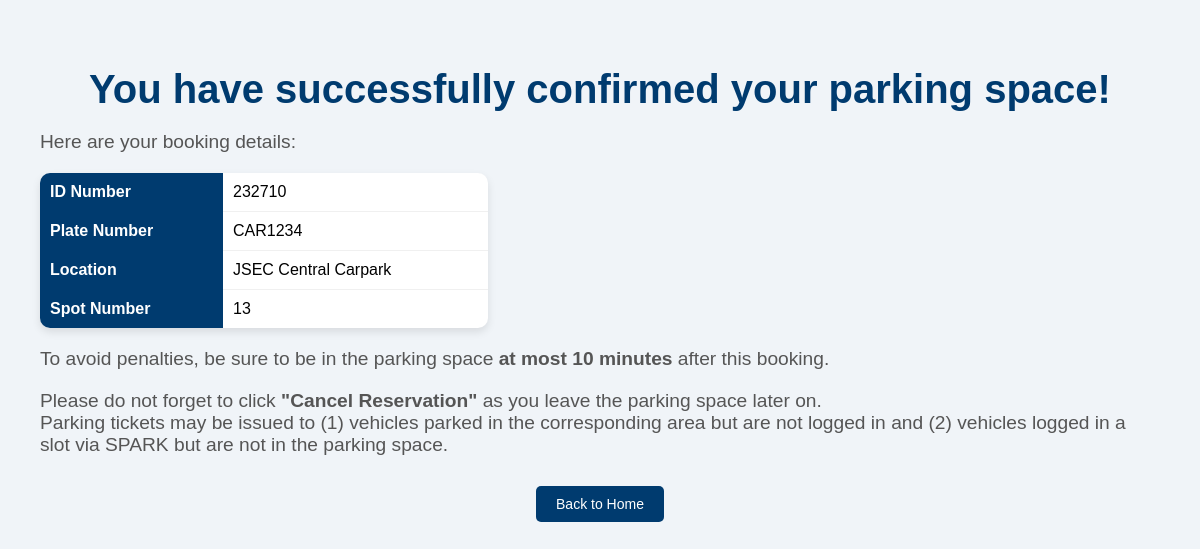
Screenshot of /thank_you_reservation/103/ with the database file from the repository.
### parking/models.py (models this page shows, shortened)
class Reservation(models.Model):
    plate_number = models.CharField(max_length=20)
    id_number = models.CharField(max_length=20, default='DEFAULT_ID')
    spot = models.OneToOneField(Spot, on_delete=models.CASCADE)
    date_reserved = models.DateTimeField(default=timezone.now)

class Spot(models.Model):
    number = models.CharField(max_length=10)
    is_available = models.BooleanField(default=True)
    location = models.ForeignKey(Location, on_delete=models.CASCADE)

class Location(models.Model):
    name = models.CharField(max_length=100)
    capacity = models.IntegerField(default=50)

### parking/views.py (the view)
# urls.py: path('thank_you_reservation/<int:reservation_id>/', views.thank_you_reservation, name='thank_you_reservation'),
def thank_you_reservation(request, reservation_id):
    reservation = get_object_or_404(Reservation, id=reservation_id)
    return render(request, 'parking/thank_you_reservation.html', {'reservation': reservation})

### parking/templates/parking/thank_you_reservation.html (shortened to what this page needs)
<!DOCTYPE html>
<html lang="en">
<head>
</head>
<body>
    <div class = 'container'>
        <h1>You have successfully confirmed your parking space!</h1>
        <p>Here are your booking details:</p>
        <table>
            <tr>
                <th>ID Number</th>
                <td>{{ reservation.id_number }}</td>
            </tr>
            <tr>
                <th>Plate Number</th>
                <td>{{ reservation.plate_number }}</td>
            </tr>
            <tr>
                <th>Location</th>
                <td>{{ reservation.spot.location.name }}</td>
            </tr>
            <tr>
                <th>Spot Number</th>
                <td>{{ reservation.spot.number }}</td>
            </tr>
        </table>
        <p> To avoid penalties, be sure to be in the parking space <b> at most 10 minutes </b> after this booking. </p>
            <p> Please do not forget to click <b> "Cancel Reservation" </b> as you leave the parking space later on. <br>
            Parking tickets may be issued to (1) vehicles parked in the corresponding area but are not logged in and (2) vehicles logged in a slot via SPARK but are not in the parking space.
        </p>
        <div class = 'centerbutton'>
        <button class ='button' type="button" onclick="window.location.href='{% url 'home' %}'">Back to Home</button>
        </div>
</body>
</html>

### parking/templates/parking/thank_you_reservation.html (style rules this page uses)
body { font-family: Arial, Helvetica, sans-serif; background-color: #f0f4f8; margin: 20px; padding: 0; }
h1 { color: #003b6f; font-size: 2.5em; margin-bottom: 10px; text-align: center }
p { color: #555; font-size: 1.2em; margin-bottom: 20px; }
.container { max-width: 1200px; margin: 0 auto; padding: 20px; text-align: left; }
table { width: 40%; border-collapse: collapse; margin-bottom: 20px; background-color: #fff; border-radius: 10px; overflow: hidden; box-shadow: 0 4px 8px rgba(0, 0, 0, 0.1); }
th, td { padding: 10px; text-align: left; }
th { background-color: #003b6f; color: white; }
td { border-bottom: 1px solid #f0f0f0; }
tr:last-child td { border-bottom: none; }
.button { background-color: #003b6f; color: white; padding: 10px 20px; text-align: center; text-decoration: none; display: flex; font-size: 14px; margin: 10px 0; cursor: pointer; border-radius: 5px; border: none; transition: background-color 0.3s ease; }
.centerbutton { display:flex; justify-content: center; align-items: center; }

### rows the page displays
Reservation: id_number "232710", plate_number "CAR1234", spot.location.name "JSEC Central Carpark", spot.number "13"
